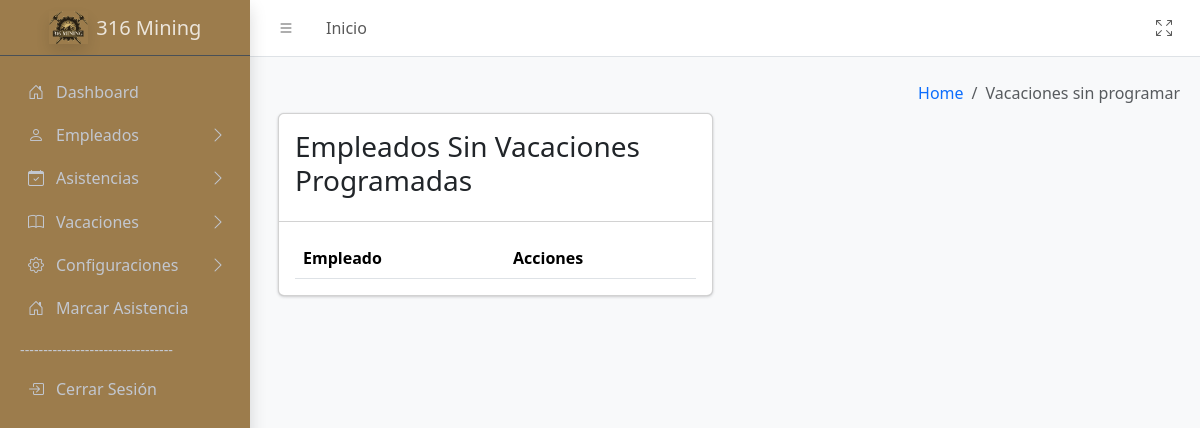
The page /sistema/controller/VacacionesController/VacacionesController.php?action=MostrarEmpleadosSinVacaciones (signed in) on the database as committed earlier.
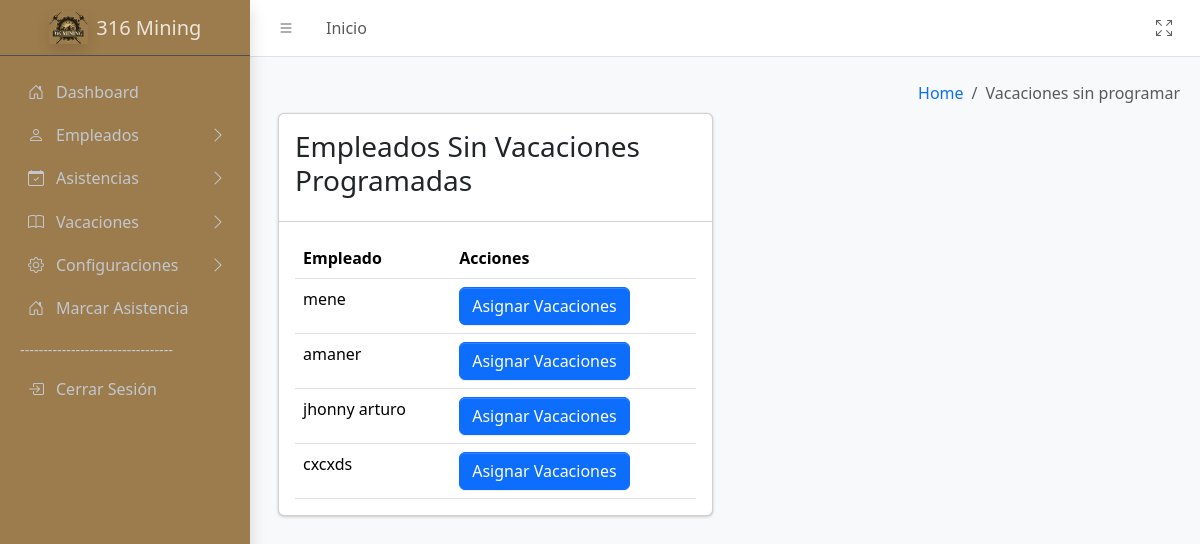
The same page on the database as committed later.
### tables this page shows
CREATE TABLE `empleados` (
  `idEmpleado` int(11) NOT NULL,
  `nombres` varchar(50) NOT NULL,
  `apellidos` varchar(50) NOT NULL,
  `dni` varchar(8) NOT NULL,
  `correo` varchar(50) NOT NULL,
  `telefono` varchar(15) DEFAULT NULL,
  `idPuesto` int(11) DEFAULT NULL,
  `idTurno` int(11) DEFAULT NULL,
  `estado` enum('Activo','Inactivo') DEFAULT 'Activo',
  `habilitado` tinyint(1) NOT NULL,
  `idApp` varchar(10) DEFAULT NULL COMMENT 'id para la app',
  `passwordApp` varchar(20) DEFAULT NULL COMMENT 'contra para la app',
  `idmarcar` varchar(5) NOT NULL,
  `passmarcar` varchar(5) NOT NULL
);

### sistema/controller/BaseController.php (called while the page is built, shortened)
<?php
class BaseController {
        protected function loadView($view,
                                        $data = [],
                                        $additionalCss = [],
                                        $additionalJs = [],
                                        $title = 'Sistema') {
                                    include __DIR__ . '/../view/templates/layout.php';
    }
}
?>

### sistema/model/conexion.php (called while the page is built, shortened)
<?php
class Database {
    public function __construct() {
        try {
            $host = 'localhost';
            $dbname = 'biometrico';
            $username = 'root';
            $password = '';
            $this->conn = new PDO("mysql:host=$host;dbname=$dbname", $username, $password);
        } catch (PDOException $e) {
            echo "Error de conexión: " . $e->getMessage();
            exit();
        }
    }
}
?>

### sistema/model/VacacionesModel/VacacionesModel.php (called while the page is built, shortened)
<?php
require_once __DIR__ . '/../conexion.php';
class Vacaciones extends Database
{
    public function getEmpleadosSinVacaciones()
    {
        $sql = "SELECT e.idEmpleado, e.nombres
                FROM empleados e
                LEFT JOIN vacaciones v ON e.idEmpleado = v.idEmpleado
                WHERE v.idVacacion IS NULL";
        $stmt = $this->conn->prepare($sql);
        $stmt->execute();
        return $stmt->fetchAll(PDO::FETCH_ASSOC);
    }
}
?>

### sistema/view/Vacaciones/VacacionesNoProgramadas.php (the view, shortened to what this page needs)
<div class="col-sm-6">
</div>
<div class="col-sm-6">
    <ol class="breadcrumb float-sm-end">
        <li class="breadcrumb-item"><a href="/biometrico/sistema/controller/DashboardController/DashboardController.php?action=MostrarDashboard">Home</a></li>
        <li class="breadcrumb-item active" aria-current="page">
            Vacaciones sin programar
        </li>
    </ol>
</div>
<div class="app-content">
    <div class="container-fluid">
        <div class="row">
            <div class="container-fluid">
                <div class="row">
                    <div class="col-lg-6">
                        <div class="card mb-3">
                            <div class="card-header">
                                <h3>Empleados Sin Vacaciones Programadas</h3>
                            </div>
                            <div class="card-body">
                                <table class="table">
                                    <thead>
                                        <tr>
                                            <th>Empleado</th>
                                            <th>Acciones</th>
                                        </tr>
                                    </thead>
                                    <tbody>
                                        <?php foreach ($empleados as $empleado): ?>
                                            <tr>
                                                <td><?= htmlspecialchars($empleado['nombres']) ?></td>
                                                <td>
                                                <button class='btn btn-primary' data-bs-toggle='modal' data-bs-target='#modalAsignarVacacion' data-idEmpleado='<?= $empleado['idEmpleado'] ?>'>Asignar Vacaciones</button>
                                                </td>
                                            </tr>
                                        <?php endforeach; ?>
                                    </tbody>
                                </table>
                            </div>
                        </div>
                    </div>
                </div>
            </div>
        </div>
    </div>
</div>

Rows that differ between the two databases and show on the page:
added empleados: nombres "mene"
added empleados: nombres "amaner"
added empleados: nombres "jhonny arturo"
added empleados: nombres "cxcxds"
